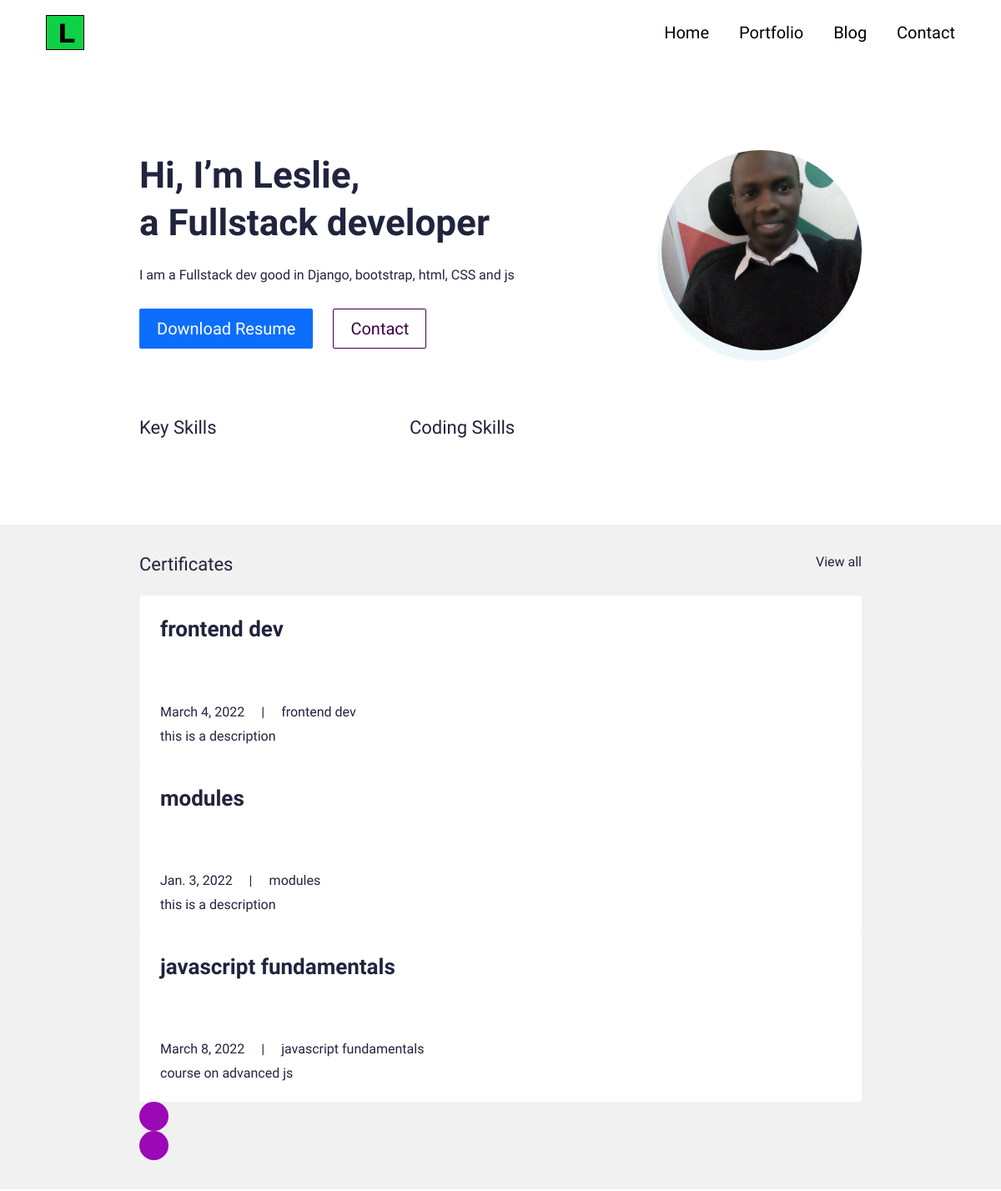
Before: / (upper part) with the older database file.
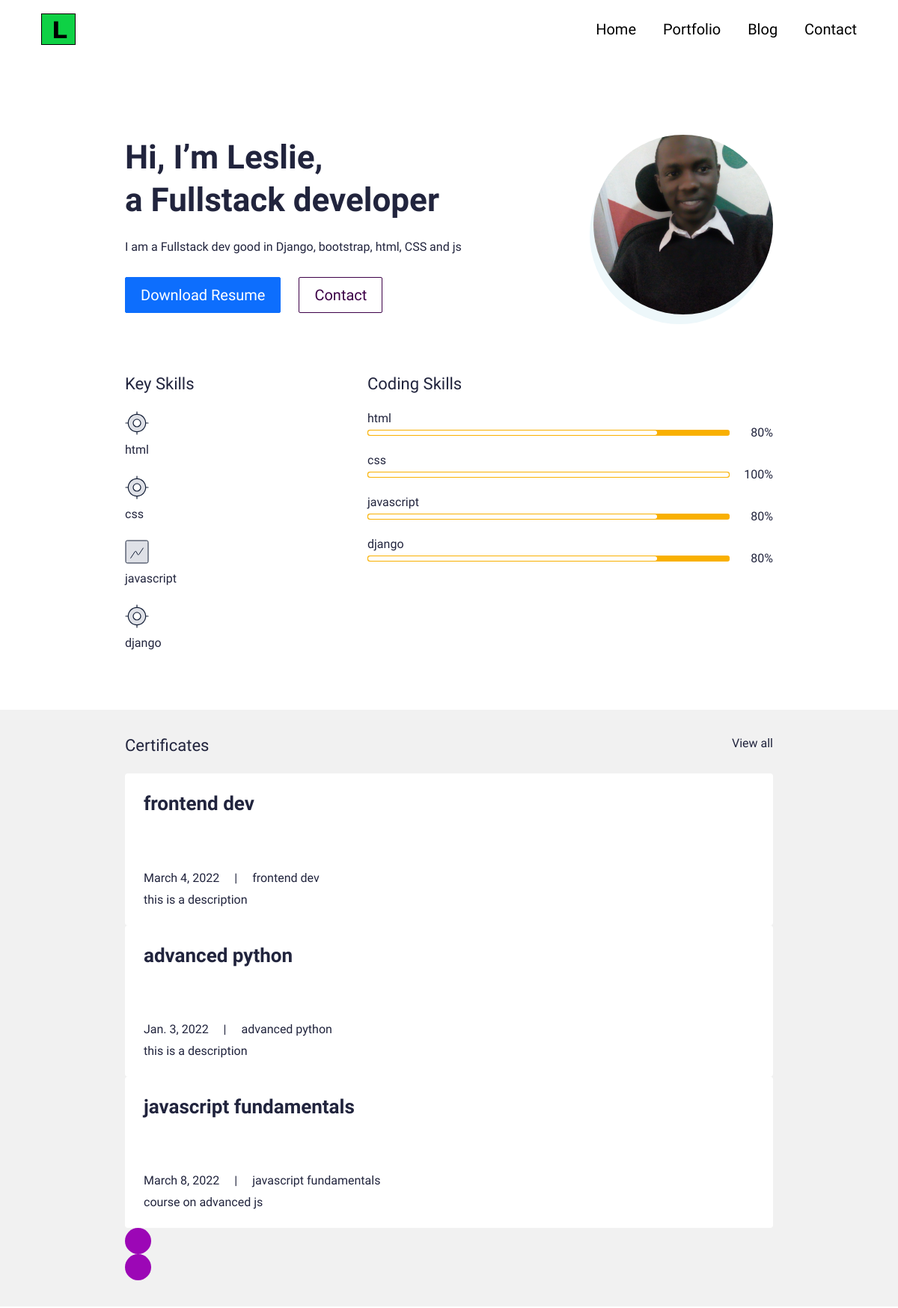
After: the same page with the newer database file.
### main/models.py (models this page shows, shortened)
class Certificate(models.Model):
    class Meta:
        verbose_name_plural = 'Certificates'
        verbose_name = 'Certificate'
    date = models.DateTimeField(blank=True, null=True)
    name = models.CharField(max_length=50, blank=True, null=True)
    title = models.CharField(max_length=200, blank=True, null=True)
    description = models.CharField(max_length=500, blank=True, null=True)
    is_active = models.BooleanField(default=True)

class Skill(models.Model):
    class Meta:
        verbose_name_plural = 'Skills'
        verbose_name = 'Skill'
    name = models.CharField(max_length=20, blank=True, null=True)
    score = models.IntegerField(default=80, blank=True, null=True)
    image = models.FileField(blank=True, null=True, upload_to="skills")
    is_key_skill = models.BooleanField(default=False)

### main/views.py (the view)
# urls.py: path('', views.IndexView.as_view(), name="home"),
class IndexView(generic.TemplateView):
    template_name = "main/index.html"
    def get_context_data(self, **kwargs):
        context = super().get_context_data(**kwargs)
        testimonials = Testimonial.objects.filter(is_active=True)
        certificates = Certificate.objects.filter(is_active=True)
        blogs = Blog.objects.filter(is_active=True)
        portfolio = Portfolio.objects.filter(is_active=True)
        context["testimonials"] = testimonials
        context["certificates"] = certificates
        context["blogs"] = blogs
        context["portfolio"] = portfolio
        return context

### resume_demo/context_processors.py (called while the page is built)
def project_context(request):
    context = {
        'me': User.objects.first(),
    }
    return context

### main/templates/main/index.html (shortened to what this page needs)
{% extends 'main/base.html' %}
{% load static %}
{% block content %}
<section>
  <div class="bannerSection">
    <div class="container">
      <div class="row g-4 g-md-3  align-items-center">
        <div class="col-md-auto order-md-last">
          <div class="bannerUserImg">
            <img src="static/images/les.jpg" alt="
            {{me.first_name|title}} {{me.last_name|title}} avatar">
          </div>
        </div>
        <div class="col-md">
          <div class="bannerContent">
            <h1 class="xlTitle pb-3">Hi, I’m
              Leslie, <br> a
              Fullstack developer </br></h1>
            <p>I am a Fullstack dev good in Django, bootstrap, html, CSS and js
            </p>
            <div class="bannerBtnCol">
              <div class="row">
                <div class="col-auto">
                  <a download href="mediafiles/cv/Leslie_cv.pdf" class="btn btn-primary" >Download Resume</a>
                </div>
                <div class="col-auto">
                  <a href="{% url 'main:contact' %}" class="btn btnOutline">Contact</a>
                </div>
              </div>
            </div>
          </div>
        </div>
      </div>
    </div>
  </div>
</section>
<section>
  <div class="sectionSpace pt-0">
    <div class="container">
      <div class="row">
        <div class="col-md-auto">
          <div class="keySkillCol">
            <h4 class="smTitle pb-3">Key Skills</h4>
            {% for sk in me.userprofile.skills.all %}
            {% if sk.is_key_skill %}
            <div class="keySkillCard">
              {% if sk.image %}
              <div class="ksIconCol">
                <img src="{{sk.image.url}}" alt="...">
              </div>
              {% endif %}
              <span class="ksText">{{sk.name}}</span>
            </div>
            {% endif %}
            {% endfor %}
          </div>
        </div>
        <div class="col-md">
          <h4 class="smTitle pb-3">Coding Skills</h4>
          <div class="progressCol">
            <div class="progressCard">
              {% for sk in me.userprofile.skills.all %}
              {% if sk.is_key_skill %}
              <div class="progressCol">
                <span class="progressLbl">{{sk.name}}</span>
                <div class="row g-2 align-items-center">
                  <div class="col">
                    <div class="progress progressStyle">
                      <div class="progress-bar" role="progressbar" style="width: {{sk.score}}%"
                        aria-valuenow="{{sk.score}}" aria-valuemin="0" aria-valuemax="100"></div>
                    </div>
                  </div>
                  <div class="col-auto">
                    <span class="pLbl">{{sk.score}}%</span>
                  </div>
                </div>
              </div>
              {% endif %}
              {% endfor %}
            </div>
          </div>
        </div>
      </div>
    </div>
  </div>
</section>
<section>
  <div class="sectionSpaceSm lightBg">
    <div class="container">
      <div class="row pb-3">
        <div class="col">
          <h4 class="smText regular">Certificates</h4>
        </div>
        <div class="col-auto">
          <a href="javascript:void(0)" class="simpleLink">View all</a>
        </div>
      </div>
      <div class="sliderOuter">
        <div class="swiper certificatesSlider">
          <div class="swiper-wrapper">
            {% for c in certificates %}
            {% if c.is_active %}
            <div class="swiper-slide">
              <div class="cardStyle1">
                <h4 class="mdTitle cs1Title">
                  <a href="javascript:void(0)">{{c.title}}</a>
                </h4>
                <ul class="cardOptionCol">
                  <li>{{c.date.date}}</li>
                  <li>{{c.title}}</li>
                </ul>
                <p>{{c.description}}</p>
              </div>
            </div>
            {% endif %}
            {% endfor %}
          </div>
        </div>
        <div class="cert-swiper-button-next swiper-button-next swiperBtnStyle"></div>
        <div class="cert-swiper-button-prev swiper-button-prev swiperBtnStyle"></div>
      </div>
    </div>
  </div>
</section>
{% endblock %}

### main/templates/main/base.html (shortened to what this page needs)
{% load static %}
<!doctype html>
<html lang="en">
  <head>
    <link href="{% static 'css/bootstrap.min.css' %}" rel="stylesheet">
    <link rel="stylesheet" href="https://unpkg.com/swiper@7.0.5/swiper-bundle.min.css">
    <link href="{% static 'css/style.css' %}" rel="stylesheet">
  </head>
  <body>
    {% include 'main/partials/nav.html' %}
    {% block content %}{% endblock %}
  </body>
</html>

### main/templates/main/partials/nav.html (shortened to what this page needs)
{% load static %}
    <header>
        <div class="headerCol">
          <div class="container-fluid">
            <div class="row align-items-center">
              <div class="col-auto">
                <div class="logoCol"><a href="{% url 'main:home' %}"><img src="{% static 'images/les.png' %}" alt="..."></a></div>
              </div>
              <div class="col">
                <div class="navCollapseCol">
                  <div class="navCol">
                    <ul>
                      <li><a href="{% url 'main:home' %}">Home</a></li>
                      <li><a href="{% url 'main:portfolios' %}">Portfolio</a></li>
                      <li><a href="{% url 'main:blogs' %}">Blog</a></li>
                      <li><a href="{% url 'main:contact' %}">Contact</a></li>
                    </ul>
                  </div>
                </div>
              </div>
            </div>
          </div>
        </div>
      </header>

### main/templates/main/partials/footer.html (shortened to what this page needs)
{% load static %}

### static/css/style.css (style rules this page uses)
:root { --primaryColor: #9C07B6; --primaryDarkColor: #3D0048; --primaryHoverColor: #900AA8; --secondaryColor: #F9B000; --baseColor: #21243D; --baseFont: 'Heebo', sans-serif; --titleFont: 'Courier Prime', monospace; --regular: 400; --medium: 500; --bold: 700; --black: 900; --lightBg: #F1F1F1; }
html { scroll-behavior: smooth; }
body { font-family: var(--baseFont); color: var(--baseColor); line-height: normal; }
ul { margin: 0; padding: 0; list-style-type: none; }
img { max-width: 100%; }
a { color: inherit; }
a, .btn { -webkit-transition: all 300ms ease-in-out 0s; -o-transition: all 300ms ease-in-out 0s; transition: all 300ms ease-in-out 0s; text-decoration: none; }
.lightBg { background-color: var(--lightBg); }
.btn { font-size: 20px; font-weight: var(--medium); padding: 8px 20px; border-radius: 2px; }
.btnOutline { border: 1px solid var(--primaryDarkColor); color: var(--primaryDarkColor); }
.xlTitle { font-size: 44px; line-height: 1.3; font-weight: var(--bold); font-family: var(--titleFont) }
.mdTitle { font-size: 26px; line-height: normal; font-weight: var(--bold); font-family: var(--titleFont) }
.smTitle { font-size: 22px; line-height: normal; font-weight: var(--regular); font-family: var(--titleFont) }
.smText { font-size: 22px; }
.regular { font-weight: var(--regular); }
.headerCol { background-color: var(--bs-white); padding: 18px 0; -webkit-transition: all 300ms ease-in-out 0s; -o-transition: all 300ms ease-in-out 0s; transition: all 300ms ease-in-out 0s; position: fixed; z-index: 99; left: 0; right: 0; top: 0; }
.navCol { text-align: right; }
.navCol a { font-size: 20px; color: #000; font-weight: var(--medium); display: inline-block; position: relative; }
.navCol a::before { content: ""; position: absolute; left: 50%; right: 50%; bottom: 0; height: 2px; border-radius: 2px; background-color: var(--primaryColor); -webkit-transition: all 500ms ease-in-out 0s; -o-transition: all 500ms ease-in-out 0s; transition: all 500ms ease-in-out 0s; opacity: 0; }
.navCol li { display: inline-block; }
.navCol li + li { padding-left: 32px; }
.bannerSection { padding: 180px 0 80px; }
.bannerUserImg { margin-left: 30px; width: 240px; height: 240px; border-radius: 50%; position: relative; }
.bannerUserImg img { width: 100%; height: 100%; -o-object-fit: cover; object-fit: cover; border-radius: 50%; position: relative; }
.bannerUserImg::before { content: ""; position: absolute; left: -5px; top: 13px; width: 100%; height: 100%; background-color: #EDF7FA; border-radius: 50%; }
.bannerBtnCol { padding-top: 15px; }
.sectionSpace { padding: 80px 0; }
.sectionSpaceSm { padding: 35px 0; }
.ksText { display: block; padding-top: 10px; }
.keySkillCard + .keySkillCard { padding-top: 25px; }
.keySkillCol { width: 300px; }
.pLbl { display: block; width: 50px; text-align: right; }
.progress.progressStyle { height: 8px; padding: 1px; background-color: var(--secondaryColor); border-radius: 3px; }
.progressStyle .progress-bar { background-color: #fff; border-radius: 3px; }
.progressCol + .progressCol { padding-top: 18px; }
.cardOptionCol > li { display: inline-block; vertical-align: middle; position: relative; }
.cardOptionCol > li + li { padding-left: 40px; }
.cardOptionCol > li + li::before { content: "|"; position: absolute; left: 16px; }
.cardOptionCol { padding: 5px 0 10px; }
.cardStyle1 { padding: 25px; background-color: var(--bs-white); border-radius: 4px; height: 100%; }
.cardStyle1 > p:last-child { margin-bottom: 0; }
.cs1Title { min-height: 90px; }
.sliderOuter { position: relative; }
.sliderOuter .swiper-button-next.swiperBtnStyle { right: -50px; }
.sliderOuter .swiper-button-prev.swiperBtnStyle { left: -50px; }
.sliderOuter .swiper-slide { height: auto; }
.swiperBtnStyle { width: 35px; height: 35px; color: #fff; background-color: var(--primaryColor); border-radius: 50%; }
.swiper-button-next.swiperBtnStyle::after, .swiper-button-prev.swiperBtnStyle::after { font-size: 16px; }
.swiperBtnStyle.swiper-button-prev { left: 2px; }
.swiperBtnStyle.swiper-button-next { right: 2px; }
@media (min-width:992px) { .container, .container-lg, .container-md, .container-sm, .container-xl, .container-xxl { max-width: 890px; } }
@media (min-width:992px) { .headerCol .container-fluid { padding-left: 30px; padding-right: 30px; } }
@media (min-width:1200px) { .headerCol .container-fluid { padding-left: 55px; padding-right: 55px; } }

Changed rows visible on the page:
added Skill: image (picture), name "html", score "80"
added Skill: image (picture), name "css", score "100"
added Skill: image (picture), name "javascript", score "80"
added Skill: image (picture), name "django", score "80"
changed Certificate: title "modules" → "advanced python"
